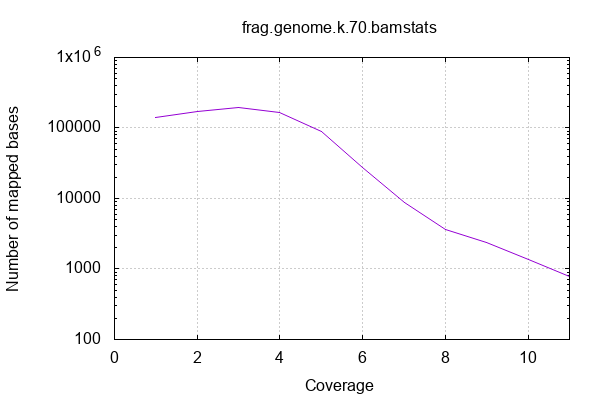

Here is the gnuplot script that generated this plot:

            set terminal png size 600,400 truecolor
            set output "frag.genome.k.70/coverage.png"
            set grid xtics ytics y2tics back lc rgb "#cccccc"
            set ylabel "Number of mapped bases"
            set xlabel "Coverage"
            set log y
            set style fill solid border -1
            set title "frag.genome.k.70.bamstats"
            set xrange [:11]
            plot '-' with lines notitle
        1	139300
2	171733
3	197197
4	165682
5	88026
6	27543
7	8661
8	3683
9	2368
10	1378
11	789
12	488
13	193
14	153
15	106
16	33
17	18
18	9
19	7
20	13
21	11
22	10
23	10
24	18
25	14
26	27
27	25
28	34
29	3
end
